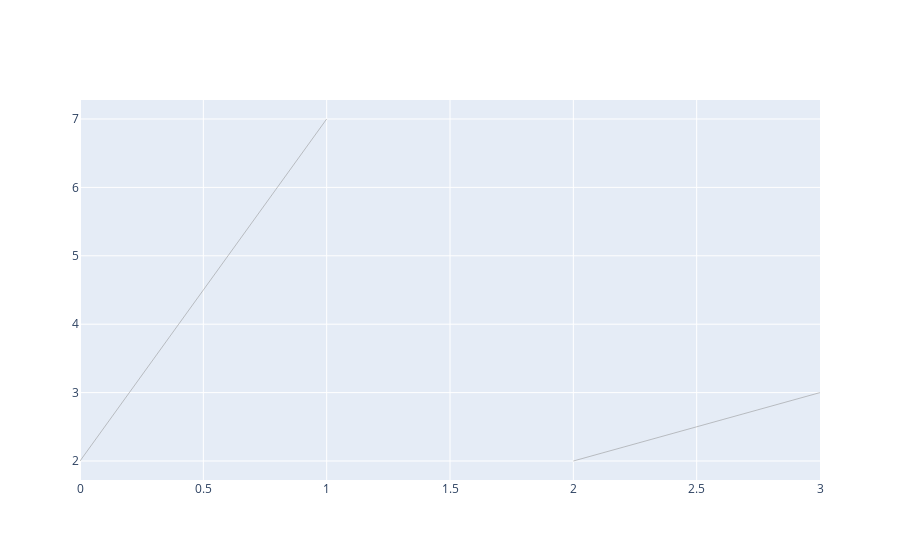

Notebook cell for this chart:
### Code cell
fig.show()

### Figure 1 — Plotly figure (JSON) as saved in the notebook; plotly's stock layout.template omitted (floating-point values rounded to 4 significant figures)
{"data": [{"hoverinfo": "none", "line": {"color": "#888", "width": 0.5}, "mode": "lines", "type": "scatter", "x": [0, 1, null, 2, 3], "y": [2, 7, null, 2, 3]}], "layout": {}}
